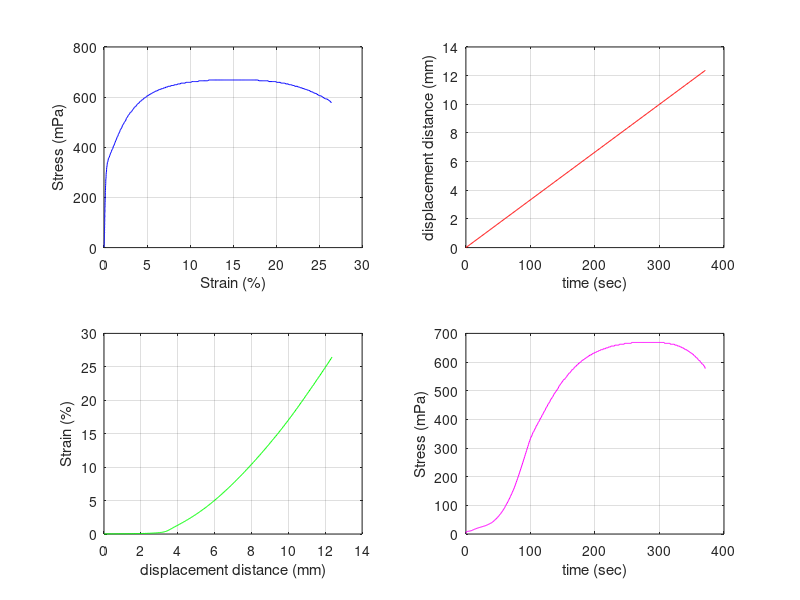

MATLAB code for this plot:
hold on;
grid on;
load('steel.txt');
strain = steel(:,2);
stress = steel(:,4);
time = steel(:,3);
position = steel(:,1);

subplot(2,2,1);
plot(strain*100,stress,'b');
xlabel('Strain (%)');
ylabel('Stress (mPa)');
axis([0,30,0,800]);
grid on;

subplot(2,2,2);
plot(time,position,'r');
xlabel('time (sec)');
ylabel('displacement distance (mm)');
grid on;

subplot(2,2,3);
plot(position,strain*100,'g');
xlabel('displacement distance (mm)');
ylabel('Strain (%)');
grid on;

subplot(2,2,4);
plot(time,stress,'m');
xlabel('time (sec)');
ylabel('Stress (mPa)');
grid on;
